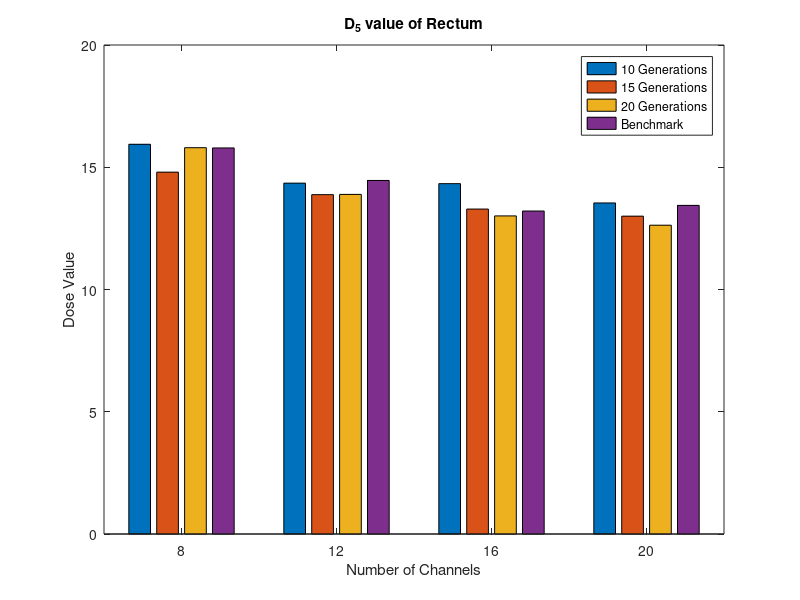

Source code (MATLAB):
%x = [8 12 16 20 30 32 43 55 70 104];
x = [8; 12; 16; 20];
vals = [15.94 14.8 15.8 15.79; 14.35 13.88 13.89 14.46; 14.33 13.29 13.01 13.21; 13.54 13.0 12.63 13.44];
% y = [1079.8 629.82 534.16 338.15 249.38 184.11 151.38 103.84 79.51 76.51];
figure
% p = plot(x,y,'-r');
% title('Optimization progress as a function of active catheters');
% xlabel('Number of active catheters'); 
% ylabel('Fitness value'); 
b = bar(x,vals);
title('D_5 value of Rectum');
xlabel('Number of Channels'); 
ylabel('Dose Value');
legend('10 Generations','15 Generations', '20 Generations', 'Benchmark');